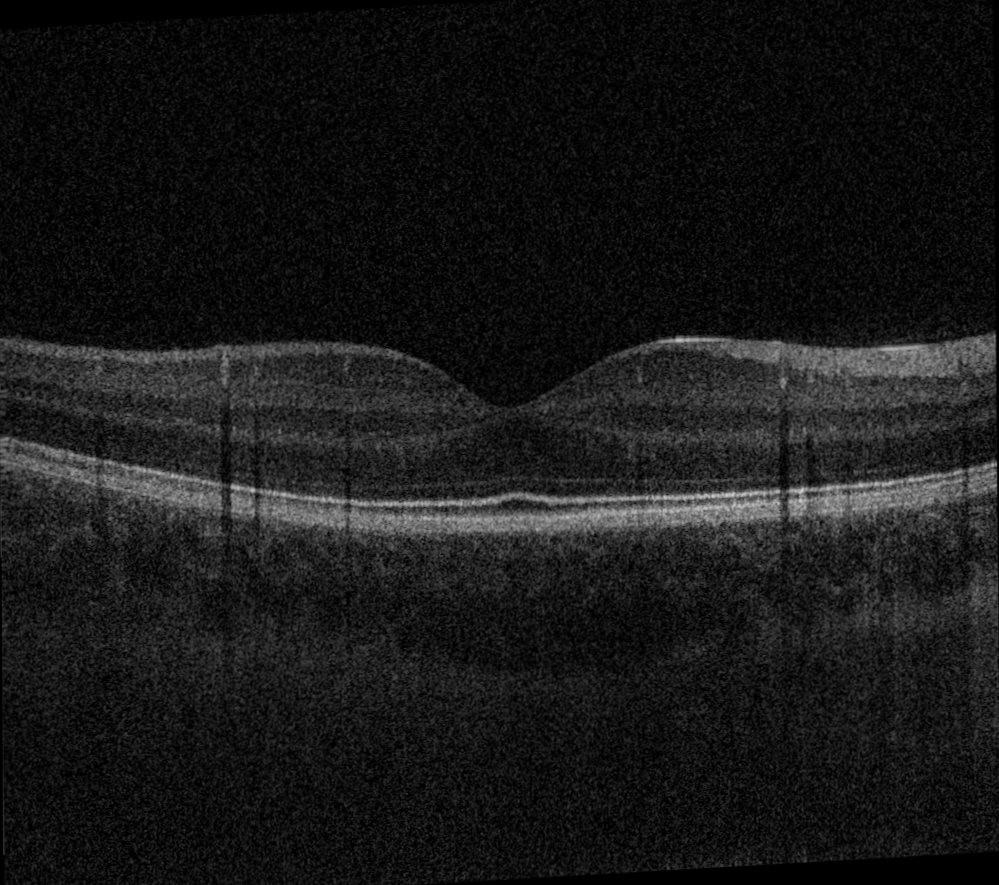
#> input picture images/original.png, 999 x 885 px
$ jupyter execute --allow-errors autoeval.ipynb
#> lines starting #> are read from the running program, lines starting #| are printed output that depends on the picture
[cell 1]
import numpy as np
import imageio
import matplotlib.pyplot as plt
from skimage.color import rgb2gray
from skimage import data
from skimage.filters import gaussian
from skimage.segmentation import active_contour, slic

import skimage.data as data
import skimage.segmentation as seg
import skimage.filters as filters
import skimage.draw as draw
import skimage.color as color
import scipy.ndimage as ndimage

[cell 2]
IMAGE_DIR = '../images'
IMAGE_NAME='original'
MASK = [320, 560, 160, 880] # ymin ymax xmin xmax

def crop (image, mask):
    h, w = np.shape(image)
#> h = 885; w = 999
    return image[max(mask[0],0):min(mask[1],h), max(mask[2],0):min(mask[3],w)]
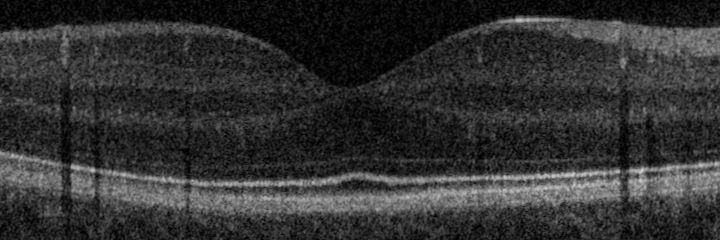
#> returned value: shape (240, 720); min 0, max 210, mean 49.3

def prep_image (imdir, imname, mask):
    print("Image name (shape) (intensity max, min, mean, std)\n")
    image = np.flipud(crop(imageio.imread(imdir+'/'+imname+".png"), mask))
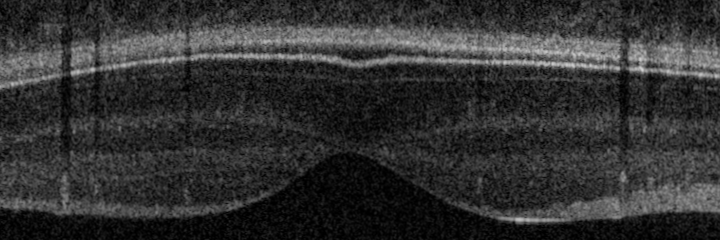
#> image: shape (240, 720); min 0, max 210, mean 49.3
    print("{} {} ({}, {}, {}, {})".format(imname, np.shape(image), np.max(image), np.min(image), round(np.mean(image),1), round(np.std(image),1)))
#| original (240, 720) (210, 0, 49.3, 34.8)
    plt.imshow(image, vmin=0, vmax=255, cmap='gray', origin='lower') # use vmin and vmax to stop imshow from scaling
    plt.show()
    return image

image = prep_image(IMAGE_DIR, IMAGE_NAME, MASK)

[cell 3]
# img = data.astronaut()
img = image
# img = rgb2gray(img)

r = np.linspace(100, 100, 100)
c = np.linspace(0, 720, 100)
init = np.array([r, c]).T
print(init)


snake = active_contour(gaussian(img, 3, preserve_range=False),
                       init, alpha=0.015, beta=10, gamma=0.001)
#> snake = 100 pairs, first value 114.5 to 114.5, second value 362.5 to 362.5

fig, ax = plt.subplots(figsize=(7, 7))
ax.imshow(img, cmap=plt.cm.gray)
ax.plot(init[:, 1], init[:, 0], '--r', lw=3)
ax.plot(snake[:, 1], snake[:, 0], '-b', lw=3)
ax.set_xticks([]), ax.set_yticks([])
ax.axis([0, img.shape[1], img.shape[0], 0])

plt.show()
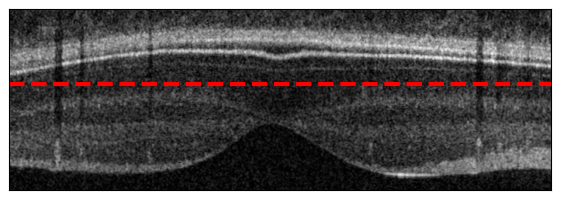
#> figure drawn by matplotlib, 1 panel

[cell 4]
plt.imshow(img)

#> (a cell that did not finish here is left out)

[cell 6]
def image_show(image, nrows=1, ncols=1, cmap='gray'):
    fig, ax = plt.subplots(nrows=nrows, ncols=ncols, figsize=(14, 14))
    ax.imshow(image, cmap='gray')
    ax.axis('off')
    return fig, ax

#> (a cell that did not finish here is left out)

[cell 8]
img = ndimage.gaussian_filter(img, sigma=(3, 3), order=0)
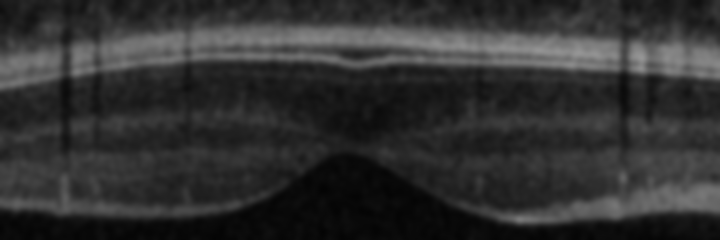
#> img: shape (240, 720); min 3, max 149, mean 48.3
plt.imshow(img, interpolation='nearest', cmap='gray')
plt.show()

$ run again, with images/averaged.png copied over images/original.png
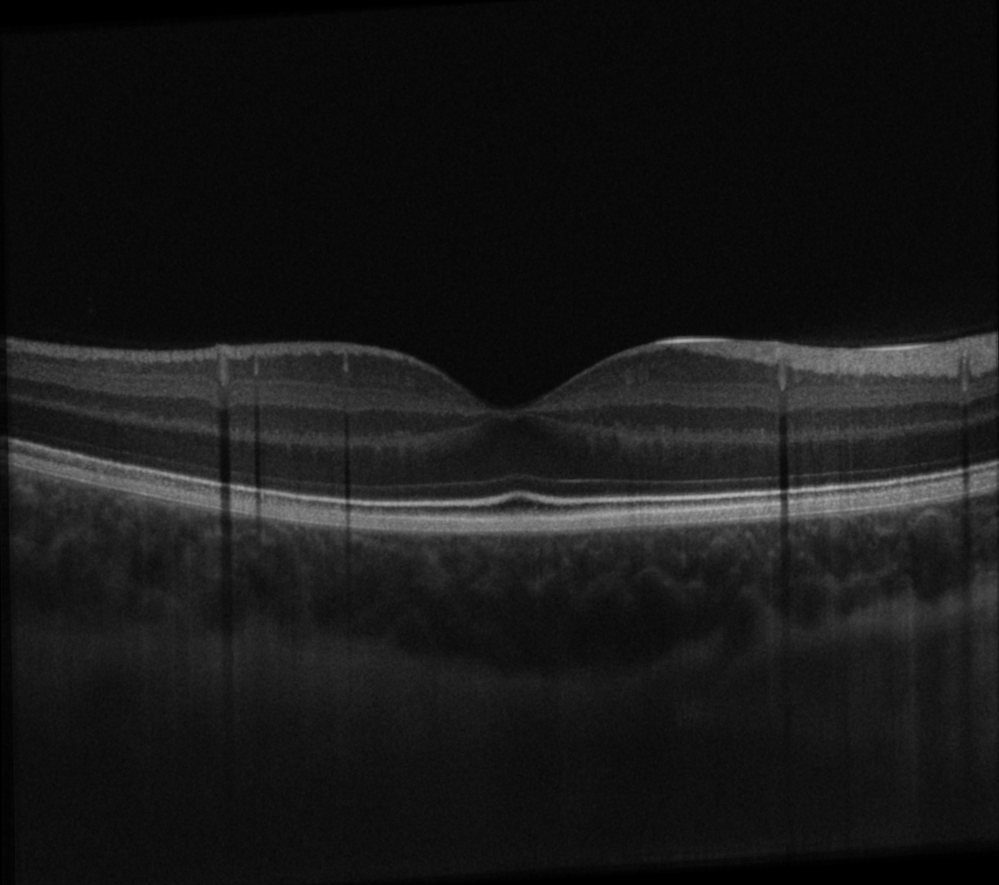
#> input picture images/averaged.png, 999 x 885 px
#> h = 885; w = 999
#> in prep_image, `image = np.flipud(crop(imageio.imread(imdir+'/'+imname+".png"), mask))`:
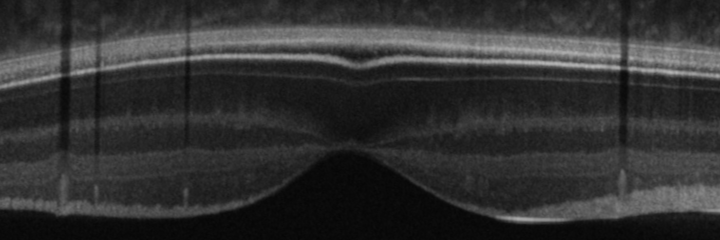
#> image: shape (240, 720); min 5, max 182, mean 49.4
#| original (240, 720) (182, 5, 49.4, 32.4)
#> snake = 100 pairs, first value 123.6 to 123.6, second value 360.9 to 361
#> `plt.show()`:
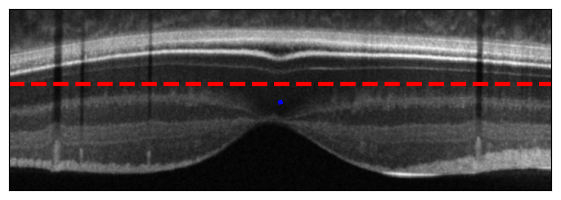
#> figure drawn by matplotlib, 1 panel
